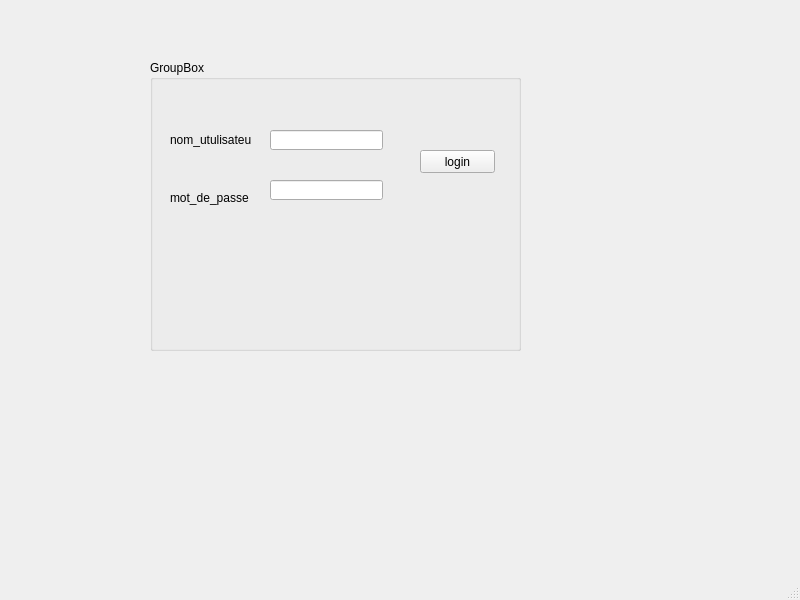
<?xml version="1.0" encoding="UTF-8"?>
<ui version="4.0">
 <class>login</class>
 <widget class="QMainWindow" name="login">
  <property name="geometry">
   <rect>
    <x>0</x>
    <y>0</y>
    <width>800</width>
    <height>600</height>
   </rect>
  </property>
  <property name="windowTitle">
   <string>MainWindow</string>
  </property>
  <widget class="QWidget" name="centralwidget">
   <widget class="QGroupBox" name="groupBox">
    <property name="geometry">
     <rect>
      <x>150</x>
      <y>60</y>
      <width>371</width>
      <height>291</height>
     </rect>
    </property>
    <property name="title">
     <string>GroupBox</string>
    </property>
    <widget class="QPushButton" name="pushButton">
     <property name="geometry">
      <rect>
       <x>270</x>
       <y>90</y>
       <width>75</width>
       <height>23</height>
      </rect>
     </property>
     <property name="text">
      <string>login</string>
     </property>
    </widget>
    <widget class="QLineEdit" name="id">
     <property name="geometry">
      <rect>
       <x>120</x>
       <y>70</y>
       <width>113</width>
       <height>20</height>
      </rect>
     </property>
    </widget>
    <widget class="QLineEdit" name="pwd">
     <property name="geometry">
      <rect>
       <x>120</x>
       <y>120</y>
       <width>113</width>
       <height>20</height>
      </rect>
     </property>
    </widget>
    <widget class="QLabel" name="label">
     <property name="geometry">
      <rect>
       <x>20</x>
       <y>70</y>
       <width>81</width>
       <height>20</height>
      </rect>
     </property>
     <property name="text">
      <string>nom_utulisateur</string>
     </property>
    </widget>
    <widget class="QLabel" name="label_2">
     <property name="geometry">
      <rect>
       <x>20</x>
       <y>130</y>
       <width>101</width>
       <height>16</height>
      </rect>
     </property>
     <property name="text">
      <string>mot_de_passe</string>
     </property>
    </widget>
   </widget>
  </widget>
  <widget class="QMenuBar" name="menubar">
   <property name="geometry">
    <rect>
     <x>0</x>
     <y>0</y>
     <width>800</width>
     <height>22</height>
    </rect>
   </property>
  </widget>
  <widget class="QStatusBar" name="statusbar"/>
 </widget>
 <resources/>
 <connections/>
</ui>
